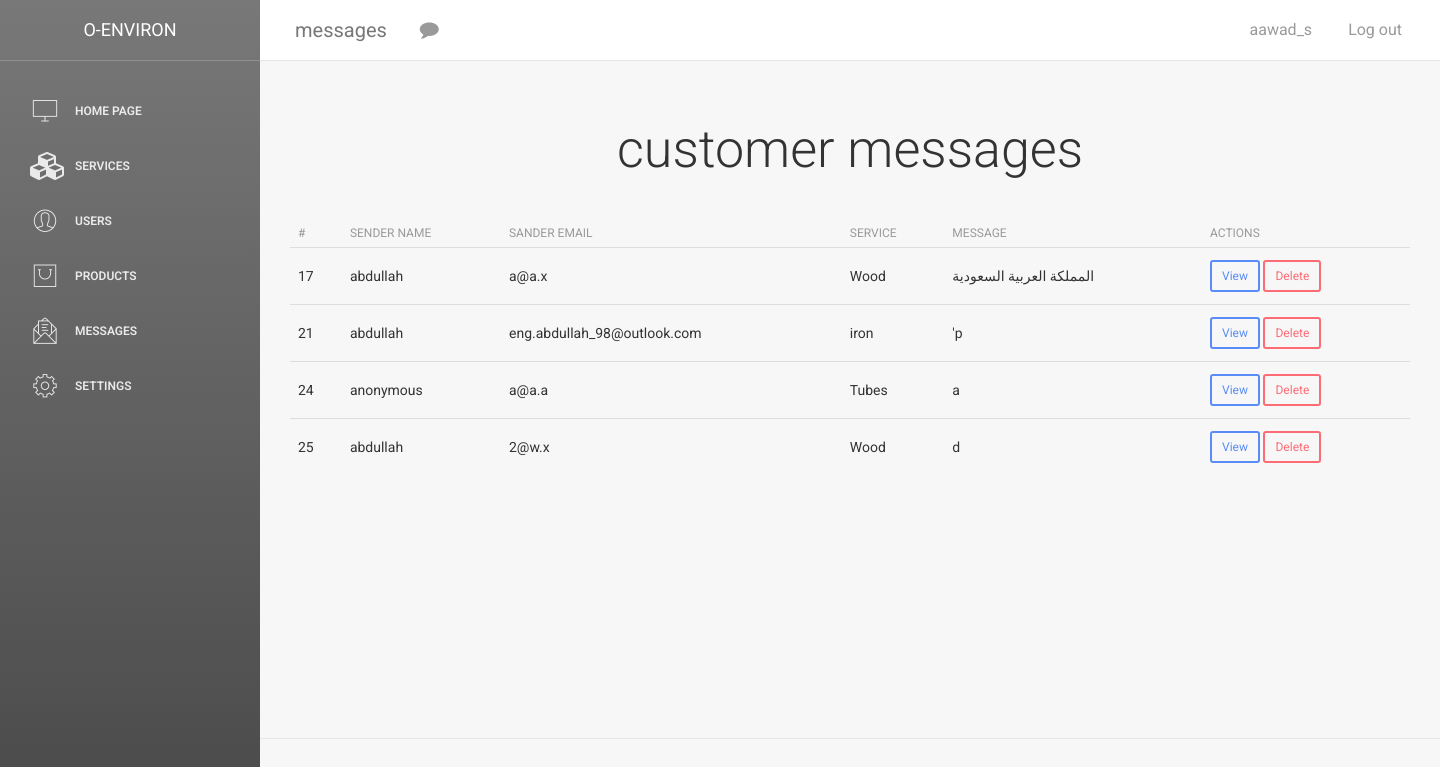
Screenshot of /admin/order.php (signed in) with the database file from the repository.
### tables this page shows
CREATE TABLE `messages` (
  `service_id` int(11) DEFAULT NULL,
  `contact_name` varchar(150) NOT NULL,
  `email` varchar(150) NOT NULL,
  `message` text DEFAULT NULL,
  `id` int(10) UNSIGNED NOT NULL
);

CREATE TABLE `services` (
  `id` int(11) NOT NULL,
  `name` varchar(128) NOT NULL,
  `description` varchar(255) DEFAULT NULL,
  `price` decimal(6,2) NOT NULL
);

### config/app.php (called while the page is built)
<?php
include_once 'database.php';
$settings = $mysqli->query('SELECT * from settings where id = 1')->fetch_assoc();
if(count($settings)){
     $app_name = $settings['app_name'];
     $admin_email = $settings['admin_email'];
}else{
     $app_name = 'Service App 0';
     $admin_email = 'abdullah.98ha@gmail.com';
}
$config =
[
'app_name' => $app_name ,
'admin_email' => $admin_email,
'app_url' => 'http://127.0.0.1/flexCourses/',
'lang' => 'en',
'dir' => 'ltr',
'admin_assets' => 'http://127.0.0.1/flexCourses/admin/template/assets/'
];
?>

### admin/order.php (the view, shortened to what this page needs)
<?php
$title = 'messages';
$icon = 'comment';
include __DIR__.'../template/header.php';
require_once '../config/database.php';
$st = $mysqli->prepare("SELECT *, m.id as message_id, s.id as service_id FROM messages m
  left join services s
   on m.service_id = s.id ");
$st->execute();
$messages = $st->get_result()->fetch_all(MYSQLI_ASSOC);
if(!isset($_GET['id'])){
?>
<div class="table-responsive">
<table class="table table-hover">
<h1 class="card-header text-center">customer messages </h1><br>
  <thead>
  	<tr>
  		<th>#</th>
  		<th>Sender name</th>
  		<th>Sander email</th>
  		<th>service </th>
  		<th>message </th>
  		<th>actions </th>
  	</tr>
  </thead>
<tbody>
<?php
foreach ($messages as $message ) {
?>
<tr>
<td> <?php echo $message['message_id'] ?></td>
<td> <?php echo $message['contact_name']?></td>
<td> <?php echo $message['email']?></td>
<td> <?php echo $message['name']?></td>
<td> <?php echo $message['message']?></td>
<td>
<a href="?id=<?php echo $message['message_id']?>" class="btn btn-sm btn-primary"> View </a>
<form onsubmit="return confirm('are you sure?')" action="" method="post" style="display: inline-block;">
  <button class="btn btn-sm btn-danger">Delete</button>
</form>
</td>
</tr>
<?php } ?>
</tbody>
</table>
</div>
<?php
}
include __DIR__.'../template/footer.php';
?>

### admin/template/header.php (shortened to what this page needs)
<?php
require_once __DIR__.'/../../config/app.php';
?>
<!doctype html>
<html lang="en">
<head>
    <link href="<?php echo $config['admin_assets'] ?>/css/bootstrap.min.css" rel="stylesheet" />
    <link href="<?php echo $config['admin_assets'] ?>/css/animate.min.css" rel="stylesheet"/>
    <link href="<?php echo $config['admin_assets'] ?>/css/light-bootstrap-dashboard.css?v=1.4.0" rel="stylesheet"/>
    <link href="<?php echo $config['admin_assets'] ?>/css/demo.css" rel="stylesheet" />
    <link href="http://maxcdn.bootstrapcdn.com/font-awesome/4.2.0/css/font-awesome.min.css" rel="stylesheet">
    <link href="<?php echo $config['admin_assets'] ?>/css/pe-icon-7-stroke.css" rel="stylesheet" />
</head>
<body>
<div class="wrapper">
    <div class="sidebar" data-color="black">
    <?php include 'sidebar.php' ?>
    </div>
    <div class="main-panel">
        <nav class="navbar navbar-default navbar-fixed">
            <div class="container">
                <div class="navbar-header">
                    <a class="navbar-brand" href="#"><?php echo $title?></a>
                </div>
                <div class="collapse navbar-collapse">
                    <ul class="nav navbar-nav navbar-left">
                        <li>
                            <a href="#" class="dropdown-toggle" data-toggle="dropdown">
                                <i class="fa fa-<?php echo $icon?>"></i>
                            </a>
                        </li>
                    </ul>
                    <ul class="nav navbar-nav navbar-right">
                        <li>
                            <a href="">
                                <p><?php echo $_SESSION['user_name']; ?></p>
                            </a>
                        </li>
                        <li>
                            <a href="<?php echo $config['app_url']?>logout.php">
                                <p>Log out</p>
                            </a>
                        </li>
                    </ul>
                </div>
            </div>
        </nav>
        <div class="content">
            <div class="container-fluid">

### admin/template/sidebar.php
<div class="sidebar-wrapper">
                <div class="logo">
                    <a href="<?php echo $config['app_url']?>" class="simple-text">
                    O-ENVIRON
                    </a>
                </div>
                <ul class="nav">
                    <li>
                        <a class="nav-link" href="<?php echo $config['app_url']?>">
                            <i class="pe-7s-monitor"></i>
                            <p> Home Page </p>
                        </a>
                    </li>
                    <li>
                        <a class="nav-link" href="<?php echo $config['app_url']?>admin/Services">
                            <i class="fa fa-cubes"></i>
                            <p> Services </p>
                        </a>
                    </li>
                    <li>
                        <a class="nav-link" href="<?php echo $config['app_url']?>admin/users">
                            <i class="pe-7s-user"></i>
                            <p> Users</p>
                        </a>
                    </li>
                    <li>
                        <a class="nav-link" href="<?php echo $config['app_url']?>admin/products">
                            <i class="pe-7s-shopbag"></i>
                            <p> Products </p>
                        </a>
                    </li>
                    <li>
                        <a class="nav-link" href="<?php echo $config['app_url']?>admin/order.php">
                            <i class="pe-7s-mail-open-file" aria-hidden="true"></i>
                            <p> messages </p>
                        </a>
                    </li>
                    <li>
                        <a class="nav-link" href="<?php echo $config['app_url']?>admin/settings">
                            <i class="pe-7s-config"></i>
                            <p> Settings </p>
                        </a>
                    </li>
                </ul>
            </div>

### admin/template/footer.php (shortened to what this page needs)
</div>
    </div>
        <footer class="footer">
            </footer>
        </div>
    </div>
</body>
</html>

### rows the page displays
messages: id "17", contact_name "abdullah", email "a@a.x", service.name "Wood", message "المملكة العربية السعودية"
messages: id "21", contact_name "abdullah", email "eng.abdullah_98@outlook.com", service.name "iron", message "'p"
messages: id "24", contact_name "anonymous", email "a@a.a", service.name "Tubes", message "a"
messages: id "25", contact_name "abdullah", email "2@w.x", service.name "Wood", message "d"

### other values shown
$title "messages"
$_SESSION['user_name'] "aawad_s"
